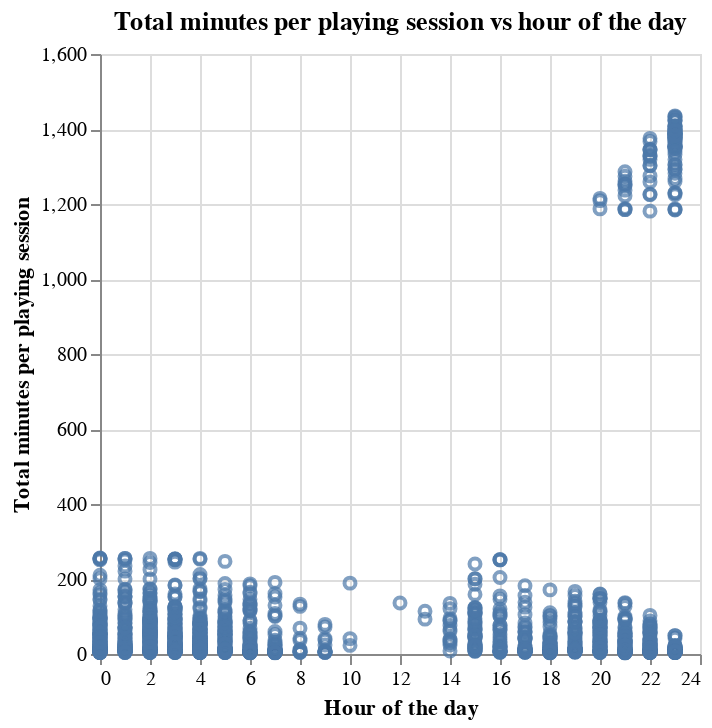

Notebook cell for this chart:
### Code cell
minutes_played_scatter = alt.Chart(sessions_data).mark_point().encode(
    x=alt.X("start_hour").title("Hour of the day"),
    y=alt.Y("time_played_mins").title("Total minutes per playing session")
).properties(title="Total minutes per playing session vs hour of the day")
minutes_played_scatter

display(minutes_played_scatter)
display(Markdown("**Figure 1.1:** Exploratory visualization of playing time throughout the day."))

### Figure 1 — Vega specification as saved in the notebook (floating-point values rounded to 4 significant figures; data arrays with more than 128 entries replaced by an {"elided": "..."} marker saying what was removed)
{"$schema": "https://vega.github.io/schema/vega/v5.json", "data": [{"name": "source_0", "values": {"elided": "1533 records"}}, {"name": "source_0_x_domain_start_hour", "values": [{"min": 0, "max": 23}]}, {"name": "source_0_y_domain_time_played_mins", "values": [{"min": 3, "max": 1435}]}], "marks": [{"type": "symbol", "name": "marks", "from": {"data": "source_0"}, "encode": {"update": {"opacity": {"value": 0.7}, "x": {"field": "start_hour", "scale": "x"}, "y": {"field": "time_played_mins", "scale": "y"}, "stroke": {"value": "#4c78a8"}, "fill": {"value": "transparent"}}}, "style": ["point"]}], "scales": [{"name": "x", "type": "linear", "domain": [{"signal": "(data(\"source_0_x_domain_start_hour\")[0] || {}).min"}, {"signal": "(data(\"source_0_x_domain_start_hour\")[0] || {}).max"}], "range": [0, {"signal": "width"}], "nice": true, "zero": true}, {"name": "y", "type": "linear", "domain": [{"signal": "(data(\"source_0_y_domain_time_played_mins\")[0] || {}).min"}, {"signal": "(data(\"source_0_y_domain_time_played_mins\")[0] || {}).max"}], "range": [{"signal": "height"}, 0], "nice": true, "zero": true}], "axes": [{"scale": "x", "maxExtent": 0, "tickCount": {"signal": "ceil(width/40)"}, "domain": false, "ticks": false, "aria": false, "labels": false, "grid": true, "gridScale": "y", "orient": "bottom", "zindex": 0, "minExtent": 0}, {"scale": "y", "labels": false, "gridScale": "x", "aria": false, "tickCount": {"signal": "ceil(height/40)"}, "orient": "left", "domain": false, "minExtent": 0, "maxExtent": 0, "grid": true, "zindex": 0, "ticks": false}, {"scale": "x", "grid": false, "title": "Hour of the day", "labelFlush": true, "labelOverlap": true, "tickCount": {"signal": "ceil(width/40)"}, "zindex": 0, "orient": "bottom"}, {"scale": "y", "grid": false, "orient": "left", "tickCount": {"signal": "ceil(height/40)"}, "title": "Total minutes per playing session", "zindex": 0, "labelOverlap": true}], "title": {"text": "Total minutes per playing session vs hour of the day", "frame": "group"}, "height": 300, "width": 300, "style": "cell", "background": "white", "padding": 5}
